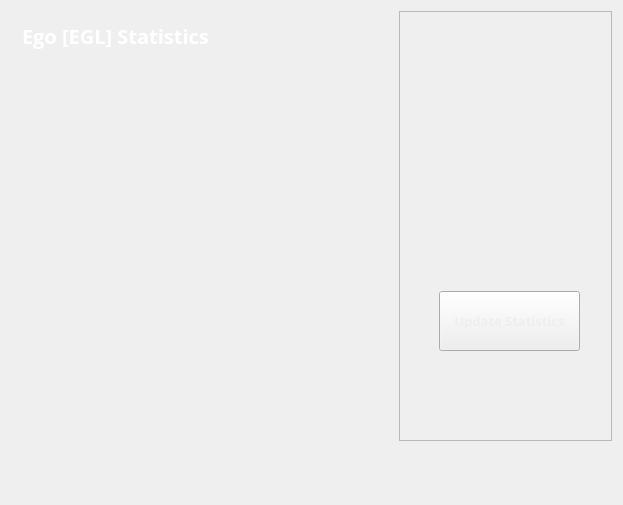
<?xml version="1.0" encoding="UTF-8"?>
<ui version="4.0">
 <class>StatisticsPage</class>
 <widget class="QWidget" name="StatisticsPage">
  <property name="windowModality">
   <enum>Qt::NonModal</enum>
  </property>
  <property name="geometry">
   <rect>
    <x>0</x>
    <y>0</y>
    <width>623</width>
    <height>505</height>
   </rect>
  </property>
  <property name="windowTitle">
   <string>Digging</string>
  </property>
  <property name="styleSheet">
   <string notr="true">color:#eeeeee;
font-family:'Open Sans,sans-serif';</string>
  </property>
  <layout class="QGridLayout" name="gridLayout">
   <property name="sizeConstraint">
    <enum>QLayout::SetMaximumSize</enum>
   </property>
   <item row="0" column="1">
    <widget class="QFrame" name="frame">
     <property name="minimumSize">
      <size>
       <width>213</width>
       <height>0</height>
      </size>
     </property>
     <property name="frameShape">
      <enum>QFrame::StyledPanel</enum>
     </property>
     <property name="frameShadow">
      <enum>QFrame::Raised</enum>
     </property>
     <widget class="QPushButton" name="startButton">
      <property name="geometry">
       <rect>
        <x>40</x>
        <y>280</y>
        <width>141</width>
        <height>60</height>
       </rect>
      </property>
      <property name="sizePolicy">
       <sizepolicy hsizetype="Fixed" vsizetype="Fixed">
        <horstretch>0</horstretch>
        <verstretch>0</verstretch>
       </sizepolicy>
      </property>
      <property name="minimumSize">
       <size>
        <width>120</width>
        <height>60</height>
       </size>
      </property>
      <property name="font">
       <font>
        <family>Open Sans,sans-serif</family>
        <pointsize>10</pointsize>
        <weight>75</weight>
        <bold>true</bold>
        <underline>false</underline>
        <kerning>true</kerning>
       </font>
      </property>
      <property name="autoFillBackground">
       <bool>false</bool>
      </property>
      <property name="styleSheet">
       <string notr="true"/>
      </property>
      <property name="text">
       <string>Update Statistics</string>
      </property>
     </widget>
     <widget class="QLabel" name="label">
      <property name="geometry">
       <rect>
        <x>10</x>
        <y>10</y>
        <width>191</width>
        <height>191</height>
       </rect>
      </property>
      <property name="text">
       <string/>
      </property>
      <property name="pixmap">
       <pixmap resource="../bitcoin.qrc">:/icons/ego</pixmap>
      </property>
      <property name="scaledContents">
       <bool>true</bool>
      </property>
     </widget>
    </widget>
   </item>
   <item row="0" column="0">
    <widget class="QFrame" name="gridFrame_2">
     <layout class="QGridLayout" name="gridLayout_4">
      <item row="3" column="0">
       <layout class="QFormLayout" name="formLayout_2">
        <property name="fieldGrowthPolicy">
         <enum>QFormLayout::FieldsStayAtSizeHint</enum>
        </property>
        <property name="horizontalSpacing">
         <number>139</number>
        </property>
        <property name="verticalSpacing">
         <number>18</number>
        </property>
        <property name="rightMargin">
         <number>0</number>
        </property>
        <item row="1" column="0">
         <widget class="QLabel" name="label_14">
          <property name="text">
           <string>&lt;html&gt;&lt;head/&gt;&lt;body&gt;&lt;p&gt;&lt;span style=&quot; font-weight:600;&quot;&gt;Block Height&lt;/span&gt;&lt;/p&gt;&lt;/body&gt;&lt;/html&gt;</string>
          </property>
         </widget>
        </item>
        <item row="1" column="1">
         <widget class="QLabel" name="heightBox">
          <property name="text">
           <string>00000</string>
          </property>
         </widget>
        </item>
        <item row="2" column="0">
         <widget class="QLabel" name="label_12">
          <property name="text">
           <string>&lt;html&gt;&lt;head/&gt;&lt;body&gt;&lt;p&gt;&lt;span style=&quot; font-weight:600;&quot;&gt;POW Block Reward&lt;/span&gt;&lt;/p&gt;&lt;/body&gt;&lt;/html&gt;</string>
          </property>
         </widget>
        </item>
        <item row="2" column="1">
         <widget class="QLabel" name="rewardBox">
          <property name="text">
           <string>10000</string>
          </property>
         </widget>
        </item>
        <item row="3" column="0">
         <widget class="QLabel" name="label_13">
          <property name="text">
           <string>&lt;html&gt;&lt;head/&gt;&lt;body&gt;&lt;p&gt;&lt;span style=&quot; font-weight:600;&quot;&gt;POW difficulty&lt;/span&gt;&lt;/p&gt;&lt;/body&gt;&lt;/html&gt;</string>
          </property>
         </widget>
        </item>
        <item row="3" column="1">
         <widget class="QLabel" name="diffBox">
          <property name="text">
           <string>0.0002</string>
          </property>
         </widget>
        </item>
        <item row="4" column="0">
         <widget class="QLabel" name="label_9">
          <property name="text">
           <string>&lt;html&gt;&lt;head/&gt;&lt;body&gt;&lt;p&gt;&lt;span style=&quot; font-weight:600;&quot;&gt;POS difficulty&lt;/span&gt;&lt;/p&gt;&lt;/body&gt;&lt;/html&gt;</string>
          </property>
         </widget>
        </item>
        <item row="4" column="1">
         <widget class="QLabel" name="diffBox2">
          <property name="text">
           <string>0.0002</string>
          </property>
         </widget>
        </item>
        <item row="5" column="1">
         <widget class="QLabel" name="pawrateBox">
          <property name="text">
           <string>0 MH/s</string>
          </property>
         </widget>
        </item>
        <item row="6" column="0">
         <widget class="QLabel" name="label3_2">
          <property name="sizePolicy">
           <sizepolicy hsizetype="Preferred" vsizetype="Maximum">
            <horstretch>0</horstretch>
            <verstretch>0</verstretch>
           </sizepolicy>
          </property>
          <property name="text">
           <string>&lt;html&gt;&lt;head/&gt;&lt;body&gt;&lt;p&gt;&lt;span style=&quot; font-weight:600;&quot;&gt;Last block time&lt;/span&gt;&lt;/p&gt;&lt;/body&gt;&lt;/html&gt;</string>
          </property>
         </widget>
        </item>
        <item row="6" column="1">
         <widget class="QLabel" name="localBox">
          <property name="text">
           <string>0 KH/s</string>
          </property>
         </widget>
        </item>
        <item row="7" column="0">
         <widget class="QLabel" name="label1_2">
          <property name="text">
           <string>&lt;html&gt;&lt;head/&gt;&lt;body&gt;&lt;p&gt;&lt;span style=&quot; font-weight:600;&quot;&gt;Connections&lt;/span&gt;&lt;/p&gt;&lt;/body&gt;&lt;/html&gt;</string>
          </property>
         </widget>
        </item>
        <item row="7" column="1">
         <widget class="QLabel" name="connectionBox">
          <property name="text">
           <string>0</string>
          </property>
         </widget>
        </item>
        <item row="8" column="0">
         <widget class="QLabel" name="label_8">
          <property name="text">
           <string>&lt;html&gt;&lt;head/&gt;&lt;body&gt;&lt;p&gt;&lt;span style=&quot; font-weight:600;&quot;&gt;Total Volume&lt;/span&gt;&lt;/p&gt;&lt;/body&gt;&lt;/html&gt;</string>
          </property>
         </widget>
        </item>
        <item row="8" column="1">
         <widget class="QLabel" name="volumeBox">
          <property name="text">
           <string>250</string>
          </property>
         </widget>
        </item>
        <item row="9" column="0">
         <widget class="QLabel" name="label_10">
          <property name="text">
           <string>&lt;html&gt;&lt;head/&gt;&lt;body&gt;&lt;p&gt;&lt;span style=&quot; font-weight:600;&quot;&gt;Total stake weight&lt;/span&gt;&lt;/p&gt;&lt;/body&gt;&lt;/html&gt;</string>
          </property>
         </widget>
        </item>
        <item row="9" column="1">
         <widget class="QLabel" name="minBox">
          <property name="text">
           <string>0</string>
          </property>
         </widget>
        </item>
        <item row="10" column="0">
         <widget class="QLabel" name="label_11">
          <property name="text">
           <string>&lt;html&gt;&lt;head/&gt;&lt;body&gt;&lt;p&gt;&lt;span style=&quot; font-weight:600;&quot;&gt;Network stake weight&lt;/span&gt;&lt;/p&gt;&lt;/body&gt;&lt;/html&gt;</string>
          </property>
         </widget>
        </item>
        <item row="10" column="1">
         <widget class="QLabel" name="maxBox">
          <property name="text">
           <string>0</string>
          </property>
         </widget>
        </item>
        <item row="11" column="0">
         <widget class="QLabel" name="label_15">
          <property name="text">
           <string>&lt;html&gt;&lt;head/&gt;&lt;body&gt;&lt;p&gt;&lt;span style=&quot; font-weight:600;&quot;&gt;Mining Phase&lt;/span&gt;&lt;/p&gt;&lt;/body&gt;&lt;/html&gt;</string>
          </property>
         </widget>
        </item>
        <item row="11" column="1">
         <widget class="QLabel" name="cBox">
          <property name="text">
           <string>POW-POS</string>
          </property>
         </widget>
        </item>
        <item row="5" column="0">
         <widget class="QLabel" name="label_16">
          <property name="text">
           <string>&lt;html&gt;&lt;head/&gt;&lt;body&gt;&lt;p&gt;&lt;span style=&quot; font-weight:600;&quot;&gt;Net Hashrate&lt;/span&gt;&lt;/p&gt;&lt;/body&gt;&lt;/html&gt;</string>
          </property>
         </widget>
        </item>
       </layout>
      </item>
      <item row="1" column="0">
       <layout class="QHBoxLayout" name="horizontalLayout_4">
        <property name="spacing">
         <number>7</number>
        </property>
        <item>
         <widget class="QLabel" name="label_5">
          <property name="font">
           <font>
            <family>Open Sans,sans-serif</family>
           </font>
          </property>
          <property name="text">
           <string>&lt;html&gt;&lt;head/&gt;&lt;body&gt;&lt;p&gt;&lt;span style=&quot; font-size:20px; font-weight:600; color:#FFFFFF;&quot;&gt;Ego [EGL] Statistics&lt;/span&gt;&lt;/p&gt;&lt;/body&gt;&lt;/html&gt;</string>
          </property>
         </widget>
        </item>
        <item>
         <spacer name="horizontalSpacer_2">
          <property name="orientation">
           <enum>Qt::Horizontal</enum>
          </property>
          <property name="sizeHint" stdset="0">
           <size>
            <width>40</width>
            <height>20</height>
           </size>
          </property>
         </spacer>
        </item>
       </layout>
      </item>
      <item row="2" column="0">
       <spacer name="verticalSpacer_2">
        <property name="orientation">
         <enum>Qt::Vertical</enum>
        </property>
        <property name="sizeHint" stdset="0">
         <size>
          <width>20</width>
          <height>40</height>
         </size>
        </property>
       </spacer>
      </item>
     </layout>
    </widget>
   </item>
   <item row="1" column="0">
    <spacer name="verticalSpacer">
     <property name="orientation">
      <enum>Qt::Vertical</enum>
     </property>
     <property name="sizeHint" stdset="0">
      <size>
       <width>20</width>
       <height>40</height>
      </size>
     </property>
    </spacer>
   </item>
  </layout>
 </widget>
 <layoutdefault spacing="6" margin="11"/>
 <resources>
  <include location="../bitcoin.qrc"/>
 </resources>
 <connections/>
</ui>
